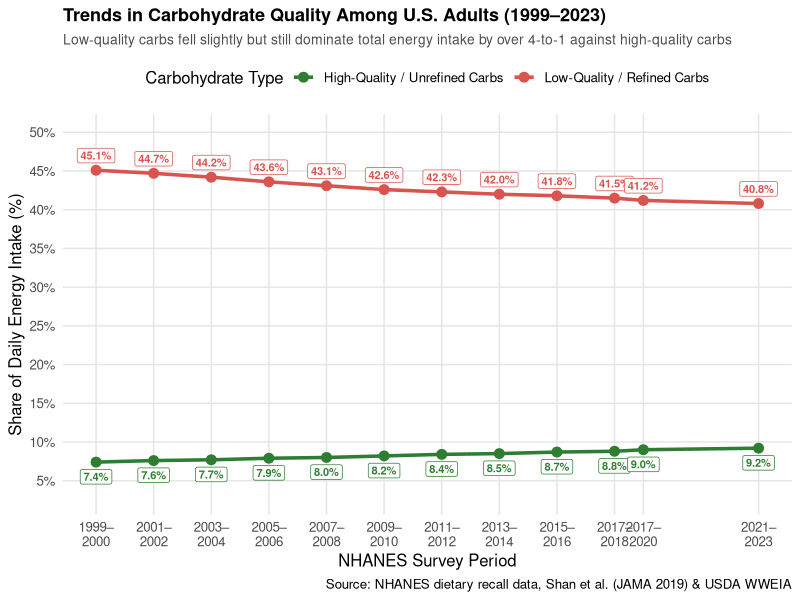

Generate this figure with R:
## ---- chunk 1
#| fig-width: 10.5
#| fig-height: 6
library(tidyverse)

# NHANES dietary recall trends (Shan et al. JAMA 2019 & USDA WWEIA)
carb_trends <- tibble(
  cycle = rep(
    c(
      "1999–2000", "2001–2002", "2003–2004", "2005–2006", "2007–2008",
      "2009–2010", "2011–2012", "2013–2014", "2015–2016", "2017–2018",
      "2017–2020", "2021–2023"
    ),
    2
  ),
  year = rep(
    c(1999.5, 2001.5, 2003.5, 2005.5, 2007.5, 2009.5, 2011.5, 2013.5, 2015.5, 2017.5, 2018.5, 2022.5),
    2
  ),
  carb_type = c(
    rep("Low-Quality / Refined Carbs", 12),
    rep("High-Quality / Unrefined Carbs", 12)
  ),
  pct_energy = c(
    45.1, 44.7, 44.2, 43.6, 43.1, 42.6, 42.3, 42.0, 41.8, 41.5, 41.2, 40.8,
    7.4, 7.6, 7.7, 7.9, 8.0, 8.2, 8.4, 8.5, 8.7, 8.8, 9.0, 9.2
  )
)

ggplot(carb_trends, aes(x = year, y = pct_energy, color = carb_type)) +
  geom_line(linewidth = 1.2) +
  geom_point(size = 3) +
  # Direct percentage labels above/below each point
  geom_label(
    aes(label = sprintf("%.1f%%", pct_energy)),
    vjust = if_else(carb_trends$carb_type == "Low-Quality / Refined Carbs", -0.5, 1.5),
    size = 2.8,
    fontface = "bold",
    fill = "white",
    linewidth = 0.25,
    show.legend = FALSE
  ) +
  scale_color_manual(
    values = c(
      "Low-Quality / Refined Carbs" = "#d9534f",
      "High-Quality / Unrefined Carbs" = "#2e7d32"
    )
  ) +
  scale_y_continuous(
    labels = \(x) paste0(x, "%"),
    limits = c(3, 50),
    breaks = seq(5, 50, by = 5)
  ) +
  scale_x_continuous(
    breaks = unique(carb_trends$year),
    labels = c(
      "1999–\n2000", "2001–\n2002", "2003–\n2004", "2005–\n2006", "2007–\n2008",
      "2009–\n2010", "2011–\n2012", "2013–\n2014", "2015–\n2016", "2017–\n2018",
      "2017–\n2020", "2021–\n2023"
    )
  ) +
  labs(
    title = "Trends in Carbohydrate Quality Among U.S. Adults (1999–2023)",
    subtitle = "Low-quality carbs fell slightly but still dominate total energy intake by over 4-to-1 against high-quality carbs",
    x = "NHANES Survey Period",
    y = "Share of Daily Energy Intake (%)",
    color = "Carbohydrate Type",
    caption = "Source: NHANES dietary recall data, Shan et al. (JAMA 2019) & USDA WWEIA"
  ) +
  theme_minimal(base_size = 12) +
  theme(
    legend.position = "top",
    plot.title = element_text(face = "bold", size = 13),
    plot.subtitle = element_text(color = "gray30", size = 10),
    panel.grid.minor = element_blank(),
    panel.grid.major = element_line(color = "grey90", linewidth = 0.5)
  )
